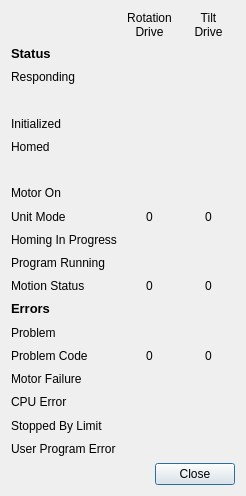
<?xml version="1.0" encoding="UTF-8"?>
<ui version="4.0">
 <class>MotionControlDetails</class>
 <widget class="QDialog" name="MotionControlDetails">
  <property name="geometry">
   <rect>
    <x>0</x>
    <y>0</y>
    <width>246</width>
    <height>496</height>
   </rect>
  </property>
  <property name="windowTitle">
   <string>Motion Control Details</string>
  </property>
  <layout class="QGridLayout" name="gridLayout">
   <item row="0" column="1">
    <widget class="QLabel" name="rotLabel">
     <property name="text">
      <string>Rotation
Drive</string>
     </property>
     <property name="alignment">
      <set>Qt::AlignCenter</set>
     </property>
     <property name="wordWrap">
      <bool>false</bool>
     </property>
    </widget>
   </item>
   <item row="0" column="2">
    <widget class="QLabel" name="tiltLabel">
     <property name="text">
      <string>Tilt
Drive</string>
     </property>
     <property name="alignment">
      <set>Qt::AlignCenter</set>
     </property>
    </widget>
   </item>
   <item row="1" column="0">
    <widget class="QLabel" name="statusLabel">
     <property name="text">
      <string>&lt;!DOCTYPE HTML PUBLIC &quot;-//W3C//DTD HTML 4.0//EN&quot; &quot;http://www.w3.org/TR/REC-html40/strict.dtd&quot;&gt;
&lt;html&gt;&lt;head&gt;&lt;meta name=&quot;qrichtext&quot; content=&quot;1&quot; /&gt;&lt;style type=&quot;text/css&quot;&gt;
p, li { white-space: pre-wrap; }
&lt;/style&gt;&lt;/head&gt;&lt;body style=&quot; font-family:'Sans'; font-size:10pt; font-weight:400; font-style:normal;&quot;&gt;
&lt;p style=&quot; margin-top:0px; margin-bottom:0px; margin-left:0px; margin-right:0px; -qt-block-indent:0; text-indent:0px;&quot;&gt;&lt;span style=&quot; font-weight:600;&quot;&gt;Status&lt;/span&gt;&lt;/p&gt;&lt;/body&gt;&lt;/html&gt;</string>
     </property>
    </widget>
   </item>
   <item row="2" column="0">
    <widget class="QLabel" name="respondingLabel">
     <property name="text">
      <string>Responding</string>
     </property>
    </widget>
   </item>
   <item row="2" column="1">
    <widget class="QLabel" name="rotRespondingIcon">
     <property name="text">
      <string/>
     </property>
     <property name="pixmap">
      <pixmap resource="HcrGuiMainWindow.qrc">:/greenLED_off.png</pixmap>
     </property>
     <property name="alignment">
      <set>Qt::AlignCenter</set>
     </property>
    </widget>
   </item>
   <item row="2" column="2">
    <widget class="QLabel" name="tiltRespondingIcon">
     <property name="text">
      <string/>
     </property>
     <property name="pixmap">
      <pixmap resource="HcrGuiMainWindow.qrc">:/greenLED_off.png</pixmap>
     </property>
     <property name="alignment">
      <set>Qt::AlignCenter</set>
     </property>
    </widget>
   </item>
   <item row="3" column="0">
    <widget class="QLabel" name="blankLabel1">
     <property name="text">
      <string/>
     </property>
    </widget>
   </item>
   <item row="4" column="0">
    <widget class="QLabel" name="initializedLabel">
     <property name="text">
      <string>Initialized</string>
     </property>
    </widget>
   </item>
   <item row="4" column="1">
    <widget class="QLabel" name="rotMotorInitializedIcon">
     <property name="text">
      <string/>
     </property>
     <property name="pixmap">
      <pixmap resource="HcrGuiMainWindow.qrc">:/greenLED_off.png</pixmap>
     </property>
     <property name="alignment">
      <set>Qt::AlignCenter</set>
     </property>
    </widget>
   </item>
   <item row="4" column="2">
    <widget class="QLabel" name="tiltMotorInitializedIcon">
     <property name="text">
      <string/>
     </property>
     <property name="pixmap">
      <pixmap resource="HcrGuiMainWindow.qrc">:/greenLED_off.png</pixmap>
     </property>
     <property name="alignment">
      <set>Qt::AlignCenter</set>
     </property>
    </widget>
   </item>
   <item row="5" column="0">
    <widget class="QLabel" name="homedLabel">
     <property name="text">
      <string>Homed</string>
     </property>
    </widget>
   </item>
   <item row="5" column="1">
    <widget class="QLabel" name="rotMotorHomedIcon">
     <property name="text">
      <string/>
     </property>
     <property name="pixmap">
      <pixmap resource="HcrGuiMainWindow.qrc">:/greenLED_off.png</pixmap>
     </property>
     <property name="alignment">
      <set>Qt::AlignCenter</set>
     </property>
    </widget>
   </item>
   <item row="5" column="2">
    <widget class="QLabel" name="tiltMotorHomedIcon">
     <property name="text">
      <string/>
     </property>
     <property name="pixmap">
      <pixmap resource="HcrGuiMainWindow.qrc">:/greenLED_off.png</pixmap>
     </property>
     <property name="alignment">
      <set>Qt::AlignCenter</set>
     </property>
    </widget>
   </item>
   <item row="6" column="0">
    <widget class="QLabel" name="blankLabel2">
     <property name="text">
      <string/>
     </property>
    </widget>
   </item>
   <item row="7" column="0">
    <widget class="QLabel" name="motorOnlabel">
     <property name="text">
      <string>Motor On</string>
     </property>
    </widget>
   </item>
   <item row="7" column="1">
    <widget class="QLabel" name="rotMotorOnIcon">
     <property name="text">
      <string/>
     </property>
     <property name="pixmap">
      <pixmap resource="HcrGuiMainWindow.qrc">:/greenLED_off.png</pixmap>
     </property>
     <property name="alignment">
      <set>Qt::AlignCenter</set>
     </property>
    </widget>
   </item>
   <item row="7" column="2">
    <widget class="QLabel" name="tiltMotorOnIcon">
     <property name="text">
      <string/>
     </property>
     <property name="pixmap">
      <pixmap resource="HcrGuiMainWindow.qrc">:/greenLED_off.png</pixmap>
     </property>
     <property name="alignment">
      <set>Qt::AlignCenter</set>
     </property>
    </widget>
   </item>
   <item row="8" column="0">
    <widget class="QLabel" name="unitModeLabel">
     <property name="text">
      <string>Unit Mode</string>
     </property>
    </widget>
   </item>
   <item row="8" column="1">
    <widget class="QLabel" name="rotUnitModeLabel">
     <property name="text">
      <string>0</string>
     </property>
     <property name="alignment">
      <set>Qt::AlignCenter</set>
     </property>
    </widget>
   </item>
   <item row="8" column="2">
    <widget class="QLabel" name="tiltUnitModeLabel">
     <property name="text">
      <string>0</string>
     </property>
     <property name="alignment">
      <set>Qt::AlignCenter</set>
     </property>
    </widget>
   </item>
   <item row="9" column="0">
    <widget class="QLabel" name="homingInProgressLabel">
     <property name="text">
      <string>Homing In Progress</string>
     </property>
    </widget>
   </item>
   <item row="9" column="1">
    <widget class="QLabel" name="rotMotorHomingIcon">
     <property name="text">
      <string/>
     </property>
     <property name="pixmap">
      <pixmap resource="HcrGuiMainWindow.qrc">:/greenLED_off.png</pixmap>
     </property>
     <property name="alignment">
      <set>Qt::AlignCenter</set>
     </property>
    </widget>
   </item>
   <item row="9" column="2">
    <widget class="QLabel" name="tiltMotorHomingIcon">
     <property name="text">
      <string/>
     </property>
     <property name="pixmap">
      <pixmap resource="HcrGuiMainWindow.qrc">:/greenLED_off.png</pixmap>
     </property>
     <property name="alignment">
      <set>Qt::AlignCenter</set>
     </property>
    </widget>
   </item>
   <item row="10" column="0">
    <widget class="QLabel" name="programRunningLabel">
     <property name="text">
      <string>Program Running</string>
     </property>
    </widget>
   </item>
   <item row="10" column="1">
    <widget class="QLabel" name="rotProgramRunningIcon">
     <property name="text">
      <string/>
     </property>
     <property name="pixmap">
      <pixmap resource="HcrGuiMainWindow.qrc">:/greenLED_off.png</pixmap>
     </property>
     <property name="alignment">
      <set>Qt::AlignCenter</set>
     </property>
    </widget>
   </item>
   <item row="10" column="2">
    <widget class="QLabel" name="tiltProgramRunningIcon">
     <property name="text">
      <string/>
     </property>
     <property name="pixmap">
      <pixmap resource="HcrGuiMainWindow.qrc">:/greenLED_off.png</pixmap>
     </property>
     <property name="alignment">
      <set>Qt::AlignCenter</set>
     </property>
    </widget>
   </item>
   <item row="11" column="0">
    <widget class="QLabel" name="motionStatusLabel">
     <property name="text">
      <string>Motion Status</string>
     </property>
    </widget>
   </item>
   <item row="11" column="1">
    <widget class="QLabel" name="rotMotionStatusLabel">
     <property name="text">
      <string>0</string>
     </property>
     <property name="alignment">
      <set>Qt::AlignCenter</set>
     </property>
    </widget>
   </item>
   <item row="11" column="2">
    <widget class="QLabel" name="tiltMotionStatusLabel">
     <property name="text">
      <string>0</string>
     </property>
     <property name="alignment">
      <set>Qt::AlignCenter</set>
     </property>
    </widget>
   </item>
   <item row="12" column="0">
    <widget class="QLabel" name="errorLabel">
     <property name="text">
      <string>&lt;!DOCTYPE HTML PUBLIC &quot;-//W3C//DTD HTML 4.0//EN&quot; &quot;http://www.w3.org/TR/REC-html40/strict.dtd&quot;&gt;
&lt;html&gt;&lt;head&gt;&lt;meta name=&quot;qrichtext&quot; content=&quot;1&quot; /&gt;&lt;style type=&quot;text/css&quot;&gt;
p, li { white-space: pre-wrap; }
&lt;/style&gt;&lt;/head&gt;&lt;body style=&quot; font-family:'Sans'; font-size:10pt; font-weight:400; font-style:normal;&quot;&gt;
&lt;p style=&quot; margin-top:0px; margin-bottom:0px; margin-left:0px; margin-right:0px; -qt-block-indent:0; text-indent:0px;&quot;&gt;&lt;span style=&quot; font-weight:600;&quot;&gt;Errors&lt;/span&gt;&lt;/p&gt;&lt;/body&gt;&lt;/html&gt;</string>
     </property>
    </widget>
   </item>
   <item row="13" column="0">
    <widget class="QLabel" name="problemLabel">
     <property name="text">
      <string>Problem</string>
     </property>
    </widget>
   </item>
   <item row="13" column="1">
    <widget class="QLabel" name="rotProblemIcon">
     <property name="text">
      <string/>
     </property>
     <property name="pixmap">
      <pixmap resource="HcrGuiMainWindow.qrc">:/greenLED_off.png</pixmap>
     </property>
     <property name="alignment">
      <set>Qt::AlignCenter</set>
     </property>
    </widget>
   </item>
   <item row="13" column="2">
    <widget class="QLabel" name="tiltProblemIcon">
     <property name="text">
      <string/>
     </property>
     <property name="pixmap">
      <pixmap resource="HcrGuiMainWindow.qrc">:/greenLED_off.png</pixmap>
     </property>
     <property name="alignment">
      <set>Qt::AlignCenter</set>
     </property>
    </widget>
   </item>
   <item row="14" column="0">
    <widget class="QLabel" name="problemCodeLabel">
     <property name="text">
      <string>Problem Code</string>
     </property>
    </widget>
   </item>
   <item row="14" column="1">
    <widget class="QLabel" name="rotProblemCodeLabel">
     <property name="text">
      <string>0</string>
     </property>
     <property name="alignment">
      <set>Qt::AlignCenter</set>
     </property>
    </widget>
   </item>
   <item row="14" column="2">
    <widget class="QLabel" name="tiltProblemCodeLabel">
     <property name="text">
      <string>0</string>
     </property>
     <property name="alignment">
      <set>Qt::AlignCenter</set>
     </property>
    </widget>
   </item>
   <item row="15" column="0">
    <widget class="QLabel" name="motorFailureLabel">
     <property name="text">
      <string>Motor Failure</string>
     </property>
    </widget>
   </item>
   <item row="15" column="1">
    <widget class="QLabel" name="rotMotorFailureIcon">
     <property name="text">
      <string/>
     </property>
     <property name="pixmap">
      <pixmap resource="HcrGuiMainWindow.qrc">:/greenLED_off.png</pixmap>
     </property>
     <property name="alignment">
      <set>Qt::AlignCenter</set>
     </property>
    </widget>
   </item>
   <item row="15" column="2">
    <widget class="QLabel" name="tiltMotorFailureIcon">
     <property name="text">
      <string/>
     </property>
     <property name="pixmap">
      <pixmap resource="HcrGuiMainWindow.qrc">:/greenLED_off.png</pixmap>
     </property>
     <property name="alignment">
      <set>Qt::AlignCenter</set>
     </property>
    </widget>
   </item>
   <item row="16" column="0">
    <widget class="QLabel" name="cpuErrorLabel">
     <property name="text">
      <string>CPU Error</string>
     </property>
    </widget>
   </item>
   <item row="16" column="1">
    <widget class="QLabel" name="rotCpuErrorIcon">
     <property name="text">
      <string/>
     </property>
     <property name="pixmap">
      <pixmap resource="HcrGuiMainWindow.qrc">:/greenLED_off.png</pixmap>
     </property>
     <property name="alignment">
      <set>Qt::AlignCenter</set>
     </property>
    </widget>
   </item>
   <item row="16" column="2">
    <widget class="QLabel" name="tiltCpuErrorIcon">
     <property name="text">
      <string/>
     </property>
     <property name="pixmap">
      <pixmap resource="HcrGuiMainWindow.qrc">:/greenLED_off.png</pixmap>
     </property>
     <property name="alignment">
      <set>Qt::AlignCenter</set>
     </property>
    </widget>
   </item>
   <item row="17" column="0">
    <widget class="QLabel" name="stoppedByLimitLabel">
     <property name="text">
      <string>Stopped By Limit</string>
     </property>
    </widget>
   </item>
   <item row="17" column="1">
    <widget class="QLabel" name="rotStoppedByLimitIcon">
     <property name="text">
      <string/>
     </property>
     <property name="pixmap">
      <pixmap resource="HcrGuiMainWindow.qrc">:/greenLED_off.png</pixmap>
     </property>
     <property name="alignment">
      <set>Qt::AlignCenter</set>
     </property>
    </widget>
   </item>
   <item row="17" column="2">
    <widget class="QLabel" name="tiltStoppedByLimitIcon">
     <property name="text">
      <string/>
     </property>
     <property name="pixmap">
      <pixmap resource="HcrGuiMainWindow.qrc">:/greenLED_off.png</pixmap>
     </property>
     <property name="alignment">
      <set>Qt::AlignCenter</set>
     </property>
    </widget>
   </item>
   <item row="19" column="1" colspan="2">
    <widget class="QDialogButtonBox" name="buttonBox">
     <property name="orientation">
      <enum>Qt::Horizontal</enum>
     </property>
     <property name="standardButtons">
      <set>QDialogButtonBox::Close</set>
     </property>
    </widget>
   </item>
   <item row="18" column="0">
    <widget class="QLabel" name="programErrorLabel">
     <property name="text">
      <string>User Program Error</string>
     </property>
    </widget>
   </item>
   <item row="18" column="1">
    <widget class="QLabel" name="rotProgramErrorIcon">
     <property name="text">
      <string/>
     </property>
     <property name="pixmap">
      <pixmap resource="HcrGuiMainWindow.qrc">:/greenLED_off.png</pixmap>
     </property>
     <property name="alignment">
      <set>Qt::AlignCenter</set>
     </property>
    </widget>
   </item>
   <item row="18" column="2">
    <widget class="QLabel" name="tiltProgramErrorIcon">
     <property name="text">
      <string/>
     </property>
     <property name="pixmap">
      <pixmap resource="HcrGuiMainWindow.qrc">:/greenLED_off.png</pixmap>
     </property>
     <property name="alignment">
      <set>Qt::AlignCenter</set>
     </property>
    </widget>
   </item>
  </layout>
 </widget>
 <resources>
  <include location="HcrGuiMainWindow.qrc"/>
 </resources>
 <connections>
  <connection>
   <sender>buttonBox</sender>
   <signal>accepted()</signal>
   <receiver>MotionControlDetails</receiver>
   <slot>accept()</slot>
   <hints>
    <hint type="sourcelabel">
     <x>248</x>
     <y>254</y>
    </hint>
    <hint type="destinationlabel">
     <x>157</x>
     <y>274</y>
    </hint>
   </hints>
  </connection>
  <connection>
   <sender>buttonBox</sender>
   <signal>rejected()</signal>
   <receiver>MotionControlDetails</receiver>
   <slot>reject()</slot>
   <hints>
    <hint type="sourcelabel">
     <x>316</x>
     <y>260</y>
    </hint>
    <hint type="destinationlabel">
     <x>286</x>
     <y>274</y>
    </hint>
   </hints>
  </connection>
 </connections>
</ui>
